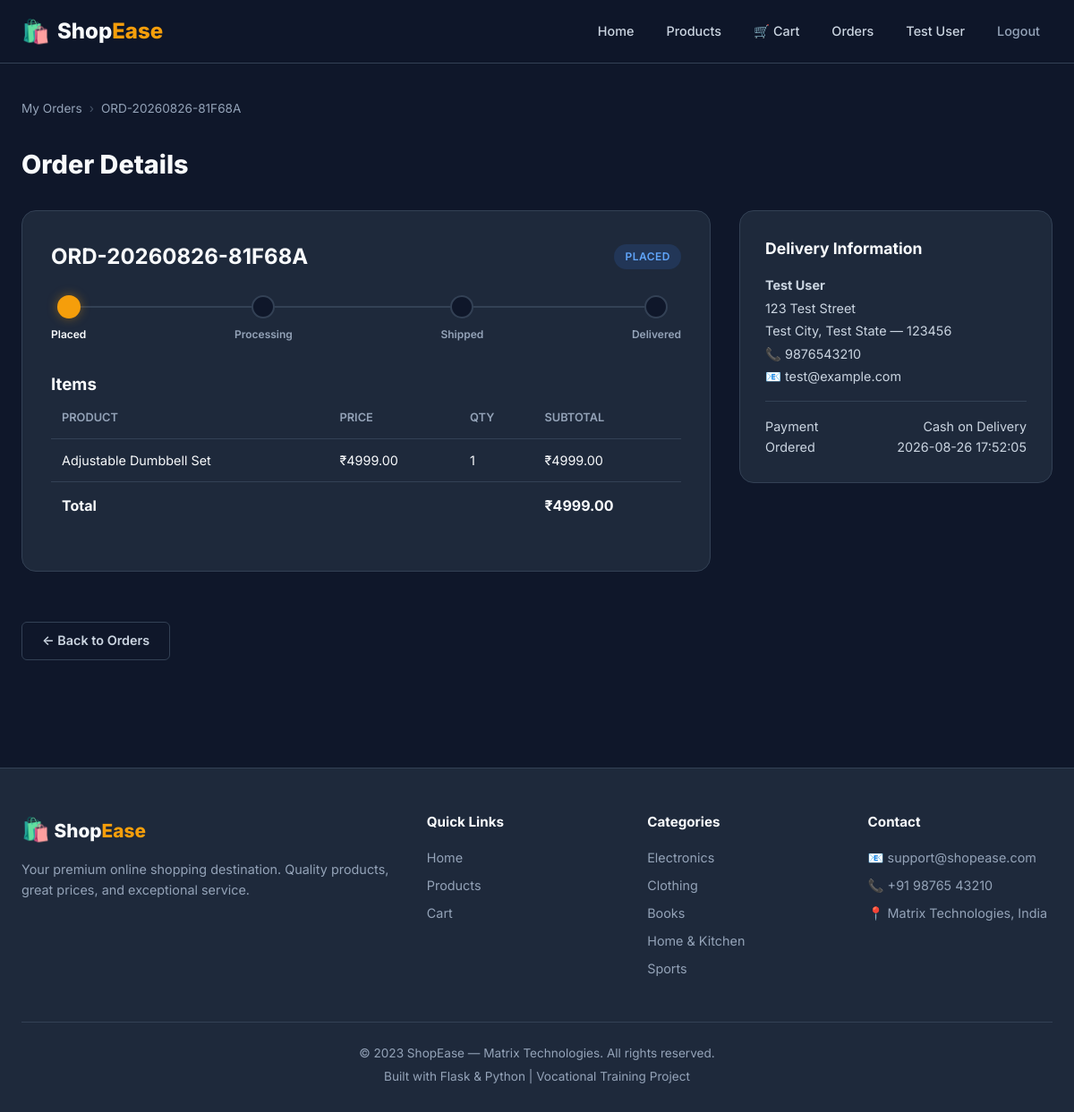
Screenshot of /order/1 (signed in) with the database file from the repository.
### tables this page shows
CREATE TABLE users (
    id          INTEGER PRIMARY KEY AUTOINCREMENT,
    username    TEXT    NOT NULL UNIQUE,
    email       TEXT    NOT NULL UNIQUE,
    password_hash TEXT  NOT NULL,
    full_name   TEXT    NOT NULL,
    phone       TEXT    DEFAULT '',
    address     TEXT    DEFAULT '',
    city        TEXT    DEFAULT '',
    state       TEXT    DEFAULT '',
    pincode     TEXT    DEFAULT '',
    is_admin    INTEGER DEFAULT 0,          -- 0 = customer, 1 = admin
    created_at  TIMESTAMP DEFAULT CURRENT_TIMESTAMP
);

CREATE TABLE orders (
    id             INTEGER PRIMARY KEY AUTOINCREMENT,
    order_number   TEXT    NOT NULL UNIQUE,
    user_id        INTEGER NOT NULL,
    full_name      TEXT    NOT NULL,
    email          TEXT    NOT NULL,
    phone          TEXT    NOT NULL,
    address        TEXT    NOT NULL,
    city           TEXT    NOT NULL,
    state          TEXT    NOT NULL,
    pincode        TEXT    NOT NULL,
    payment_method TEXT    NOT NULL DEFAULT 'Cash on Delivery',
    total_amount   REAL    NOT NULL CHECK(total_amount >= 0),
    status         TEXT    NOT NULL DEFAULT 'Placed',  -- Placed | Processing | Shipped | Delivered
    created_at     TIMESTAMP DEFAULT CURRENT_TIMESTAMP,
    FOREIGN KEY (user_id) REFERENCES users(id)
);

CREATE TABLE order_items (
    id            INTEGER PRIMARY KEY AUTOINCREMENT,
    order_id      INTEGER NOT NULL,
    product_id    INTEGER NOT NULL,
    product_name  TEXT    NOT NULL,
    product_price REAL    NOT NULL,
    quantity      INTEGER NOT NULL CHECK(quantity > 0),
    subtotal      REAL    NOT NULL CHECK(subtotal >= 0),
    FOREIGN KEY (order_id)   REFERENCES orders(id),
    FOREIGN KEY (product_id) REFERENCES products(id)
);

### app.py (the view)
@app.route('/order/<int:order_id>')
@login_required
def order_detail(order_id):
    db = get_db()
    order = models.get_order_by_id(db, order_id)
    if not order or order['user_id'] != session['user_id']:
        abort(404)
    order_items = models.get_order_items(db, order['id'])
    return render_template('order_detail.html', order=order, items=order_items)

### app.py (called while the page is built)
def login_required(f):
    @wraps(f)
    def decorated_function(*args, **kwargs):
        if 'user_id' not in session:
            flash('Please log in to access this page.', 'warning')
            return redirect(url_for('login', next=request.url))
        return f(*args, **kwargs)
    return decorated_function

@app.context_processor
def inject_globals():
    cart_count = 0
    current_user = None
    if 'user_id' in session:
        db = get_db()
        cart_count = models.get_cart_count(db, session['user_id'])
        current_user = models.get_user_by_id(db, session['user_id'])
    return dict(cart_count=cart_count, current_user=current_user)

### database.py (called while the page is built)
def get_db():
    if 'db' not in g:
        g.db = sqlite3.connect(config.DATABASE_PATH)
        g.db.row_factory = sqlite3.Row      # access columns by name
        g.db.execute("PRAGMA foreign_keys = ON")  # enforce FK constraints
    return g.db

### models.py (called while the page is built)
def get_user_by_id(db, user_id):
    return db.execute(
        "SELECT * FROM users WHERE id = ?", (user_id,)
    ).fetchone()

def get_cart_count(db, user_id):
    row = db.execute(
        "SELECT COUNT(*) FROM cart_items WHERE user_id = ?", (user_id,)
    ).fetchone()
    return row[0] if row else 0

def get_order_by_id(db, order_id):
    return db.execute(
        "SELECT * FROM orders WHERE id = ?", (order_id,)
    ).fetchone()

def get_order_items(db, order_id):
    return db.execute(
        "SELECT * FROM order_items WHERE order_id = ?", (order_id,)
    ).fetchall()

### templates/order_detail.html (shortened to what this page needs)
{% extends 'base.html' %}
{% block content %}
<section class="section page-section">
    <div class="container">
        <nav class="breadcrumb">
            <a href="{{ url_for('orders') }}">My Orders</a>
            <span class="breadcrumb-sep">›</span>
            <span>{{ order.order_number }}</span>
        </nav>
        <h1 class="page-title">Order Details</h1>
        <div class="order-detail-layout">
            <div class="order-detail-main">
                <div class="form-card">
                    <div class="order-status-header">
                        <h2>{{ order.order_number }}</h2>
                        <span class="status-badge status-{{ order.status|lower }}">{{ order.status }}</span>
                    </div>
                    <div class="status-progress">
                        {% set statuses = ['Placed', 'Processing', 'Shipped', 'Delivered'] %}
                        {% set current_index = statuses.index(order.status) if order.status in statuses else 0 %}
                        {% for s in statuses %}
                            <div class="status-step {% if loop.index0 <= current_index %}completed{% endif %} {% if loop.index0 == current_index %}current{% endif %}">
                                <div class="step-dot"></div>
                                <span class="step-label">{{ s }}</span>
                            </div>
                        {% endfor %}
                    </div>
                    <h3>Items</h3>
                    <table class="order-items-table">
                        <thead>
                            <tr>
                                <th>Product</th>
                                <th>Price</th>
                                <th>Qty</th>
                                <th>Subtotal</th>
                            </tr>
                        </thead>
                        <tbody>
                            {% for item in items %}
                                <tr>
                                    <td>{{ item.product_name }}</td>
                                    <td>₹{{ "%.2f"|format(item.product_price) }}</td>
                                    <td>{{ item.quantity }}</td>
                                    <td>₹{{ "%.2f"|format(item.subtotal) }}</td>
                                </tr>
                            {% endfor %}
                        </tbody>
                        <tfoot>
                            <tr>
                                <td colspan="3"><strong>Total</strong></td>
                                <td><strong>₹{{ "%.2f"|format(order.total_amount) }}</strong></td>
                            </tr>
                        </tfoot>
                    </table>
                </div>
            </div>
            <div class="order-detail-sidebar">
                <div class="summary-card">
                    <h3>Delivery Information</h3>
                    <div class="delivery-info">
                        <p><strong>{{ order.full_name }}</strong></p>
                        <p>{{ order.address }}</p>
                        <p>{{ order.city }}, {{ order.state }} — {{ order.pincode }}</p>
                        <p>📞 {{ order.phone }}</p>
                        <p>📧 {{ order.email }}</p>
                    </div>
                    <div class="summary-divider"></div>
                    <div class="summary-row">
                        <span>Payment</span>
                        <span>{{ order.payment_method }}</span>
                    </div>
                    <div class="summary-row">
                        <span>Ordered</span>
                        <span>{{ order.created_at }}</span>
                    </div>
                </div>
            </div>
        </div>
        <div class="back-link">
            <a href="{{ url_for('orders') }}" class="btn btn-outline">← Back to Orders</a>
        </div>
    </div>
</section>
{% endblock %}

### templates/base.html (shortened to what this page needs)
<!DOCTYPE html>
<html lang="en">
<head>
    <link rel="stylesheet" href="{{ url_for('static', filename='css/style.css') }}">
</head>
<body>
    <nav class="navbar" id="main-nav">
        <div class="nav-container">
            <a href="{{ url_for('home') }}" class="nav-logo">
                <span class="logo-icon">🛍️</span>
                <span class="logo-text">Shop<span class="logo-accent">Ease</span></span>
            </a>
            <ul class="nav-links" id="nav-links">
                <li><a href="{{ url_for('home') }}" class="nav-link {% if request.endpoint == 'home' %}active{% endif %}">Home</a></li>
                <li><a href="{{ url_for('products') }}" class="nav-link {% if request.endpoint == 'products' %}active{% endif %}">Products</a></li>
                {% if current_user %}
                    <li>
                        <a href="{{ url_for('cart') }}" class="nav-link nav-cart {% if request.endpoint == 'cart' %}active{% endif %}">
                            🛒 Cart
                        </a>
                    </li>
                    <li><a href="{{ url_for('orders') }}" class="nav-link {% if request.endpoint == 'orders' %}active{% endif %}">Orders</a></li>
                    <li><a href="{{ url_for('profile') }}" class="nav-link {% if request.endpoint == 'profile' %}active{% endif %}">{{ current_user.full_name }}</a></li>
                    <li><a href="{{ url_for('logout') }}" class="nav-link nav-logout">Logout</a></li>
                {% else %}
                    <li><a href="{{ url_for('login') }}" class="nav-link {% if request.endpoint == 'login' %}active{% endif %}">Login</a></li>
                    <li><a href="{{ url_for('register') }}" class="nav-link btn-nav-register">Register</a></li>
                {% endif %}
            </ul>
        </div>
    </nav>
    <main class="main-content">
        {% block content %}{% endblock %}
    </main>
    <footer class="footer">
        <div class="footer-container">
            <div class="footer-grid">
                <div class="footer-section">
                    <h3 class="footer-title">
                        <span class="logo-icon">🛍️</span> Shop<span class="logo-accent">Ease</span>
                    </h3>
                    <p class="footer-desc">Your premium online shopping destination. Quality products, great prices, and exceptional service.</p>
                </div>
                <div class="footer-section">
                    <h4>Quick Links</h4>
                    <ul class="footer-links">
                        <li><a href="{{ url_for('home') }}">Home</a></li>
                        <li><a href="{{ url_for('products') }}">Products</a></li>
                        <li><a href="{{ url_for('cart') }}">Cart</a></li>
                    </ul>
                </div>
                <div class="footer-section">
                    <h4>Categories</h4>
                    <ul class="footer-links">
                        <li><a href="{{ url_for('products', category=1) }}">Electronics</a></li>
                        <li><a href="{{ url_for('products', category=2) }}">Clothing</a></li>
                        <li><a href="{{ url_for('products', category=3) }}">Books</a></li>
                        <li><a href="{{ url_for('products', category=4) }}">Home & Kitchen</a></li>
                        <li><a href="{{ url_for('products', category=5) }}">Sports</a></li>
                    </ul>
                </div>
                <div class="footer-section">
                    <h4>Contact</h4>
                    <ul class="footer-links">
                        <li>📧 support@shopease.com</li>
                        <li>📞 +91 98765 43210</li>
                        <li>📍 Matrix Technologies, India</li>
                    </ul>
                </div>
            </div>
            <div class="footer-bottom">
                <p>© 2023 ShopEase — Matrix Technologies. All rights reserved.</p>
                <p>Built with Flask &amp; Python | Vocational Training Project</p>
            </div>
        </div>
    </footer>
</body>
</html>

### rows the page displays
users: full_name "Test User"
orders: order_number "ORD-20260826-81F68A", status "PLACED", total_amount "4999.00", full_name "Test User", address "123 Test Street", city "Test City", state "Test State", pincode "123456", phone "9876543210", email "test@example.com", payment_method "Cash on Delivery", created_at "2026-08-26 17:52:05"
order_items: product_name "Adjustable Dumbbell Set", product_price "4999.00", quantity "1", subtotal "4999.00"

### other values shown
{{ s }} "Placed" "Processing" "Shipped" "Delivered"
